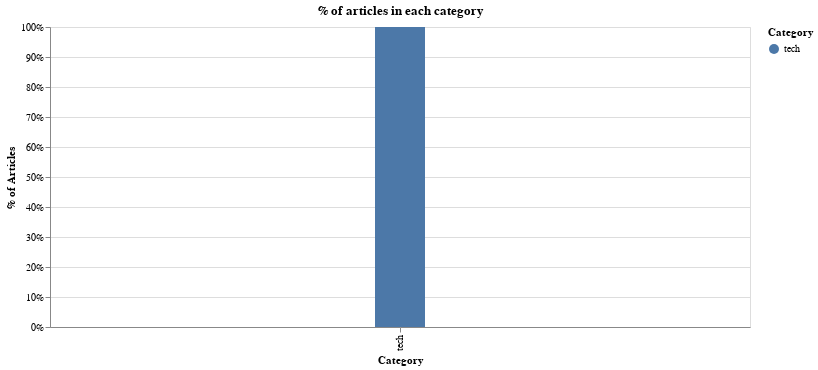

The notebook cell this image was saved under:
### Markdown cell above
### % of articles in each category

### Code cell
df['id'] = 1
df2 = pd.DataFrame(df.groupby('Category').count()['id']).reset_index()

bars = alt.Chart(df2).mark_bar(size=50).encode(
    x=alt.X('Category'),
    y=alt.Y('PercentOfTotal:Q', axis=alt.Axis(format='.0%', title='% of Articles')),
    color='Category'
).transform_window(
    TotalArticles='sum(id)',
    frame=[None, None]
).transform_calculate(
    PercentOfTotal="datum.id / datum.TotalArticles"
)

text = bars.mark_text(
    align='center',
    baseline='bottom',
    #dx=5  # Nudges text to right so it doesn't appear on top of the bar
).encode(
    text=alt.Text('PercentOfTotal:Q', format='.1%')
)

(bars + text).interactive().properties(
    height=300, 
    width=700,
    title = "% of articles in each category",
)

### Figure 1 — Vega-Lite specification as saved in the notebook (floating-point values rounded to 4 significant figures)
{"config": {"view": {"continuousWidth": 400, "continuousHeight": 300}}, "layer": [{"mark": {"type": "bar", "size": 50}, "encoding": {"color": {"type": "nominal", "field": "Category"}, "x": {"type": "nominal", "field": "Category"}, "y": {"type": "quantitative", "axis": {"format": ".0%", "title": "% of Articles"}, "field": "PercentOfTotal"}}, "selection": {"selector004": {"type": "interval", "bind": "scales", "encodings": ["x", "y"]}}, "transform": [{"window": [{"op": "sum", "field": "id", "as": "TotalArticles"}], "frame": [null, null]}, {"calculate": "datum.id / datum.TotalArticles", "as": "PercentOfTotal"}]}, {"mark": {"type": "text", "align": "center", "baseline": "bottom"}, "encoding": {"color": {"type": "nominal", "field": "Category"}, "text": {"type": "quantitative", "field": "PercentOfTotal", "format": ".1%"}, "x": {"type": "nominal", "field": "Category"}, "y": {"type": "quantitative", "axis": {"format": ".0%", "title": "% of Articles"}, "field": "PercentOfTotal"}}, "transform": [{"window": [{"op": "sum", "field": "id", "as": "TotalArticles"}], "frame": [null, null]}, {"calculate": "datum.id / datum.TotalArticles", "as": "PercentOfTotal"}]}], "data": {"name": "data-cd9d2318712859d7e4fe25bafd64ef32"}, "height": 300, "title": "% of articles in each category", "width": 700, "$schema": "https://vega.github.io/schema/vega-lite/v4.8.1.json", "datasets": {"data-cd9d2318712859d7e4fe25bafd64ef32": [{"Category": "tech", "id": 6}]}}
